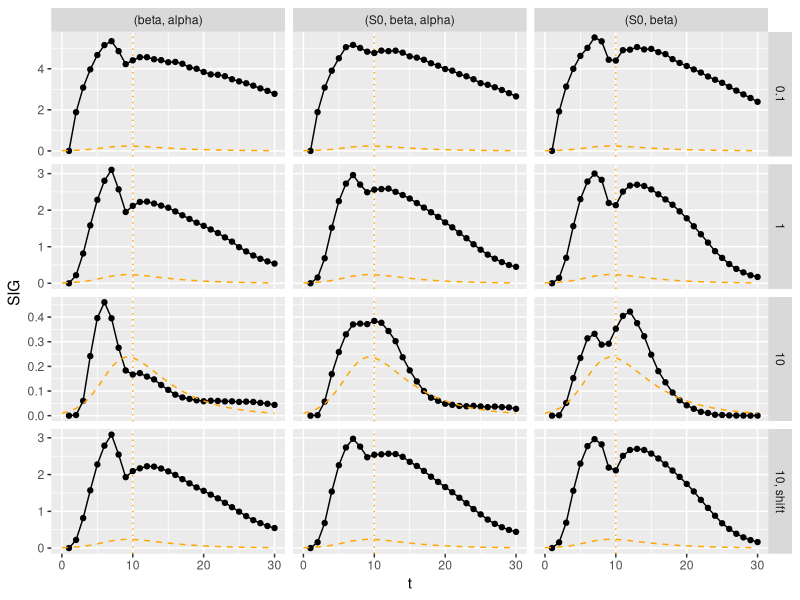
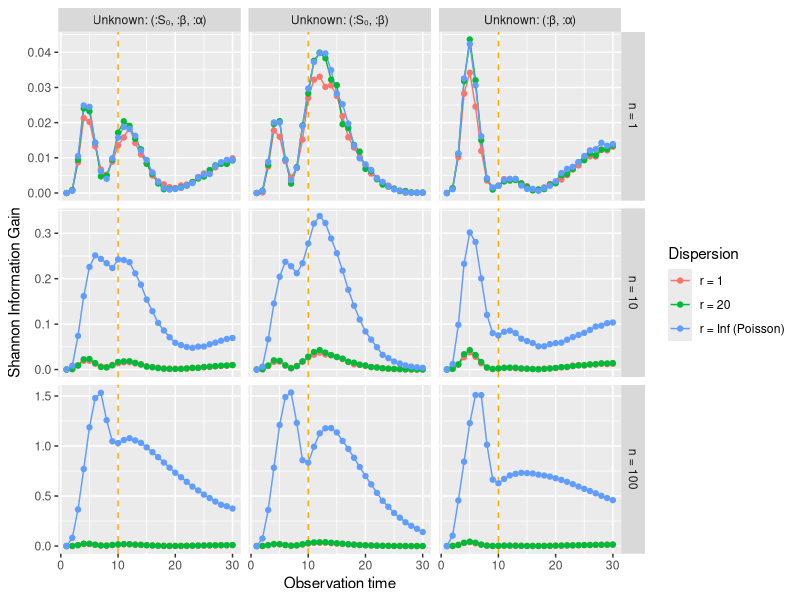

Write the R code that produced these figures, in order.
library(tidyverse)
library(ggthemes)

true_inf <- c(
    0.01, 0.017234986028274994, 0.029226916688214286, 0.0482619354074302, 0.07644676001950913, 0.11397801673090434, 0.15694203765403592,
    0.197068585361762, 0.22556384374277325, 0.23791293991026669, 0.2351898235396991, 0.22162345300496464, 0.2018696959400936, 
    0.1795447345733238, 0.15704515578805922, 0.13574849445435141, 0.11635024064541434, 0.09910377645846799, 0.08402199574081326, 0.0709903078468306, 0.059817465836561626, 0.05029848904490269, 0.04222657248401512, 0.03540215277236312, 
    0.029650387465228304, 0.024814410446680653, 0.02075294687536625, 0.017345265065778624, 0.014491436294653753, 0.012103619476697134, 0.010105741535796938
)
peak <- which.max(true_inf)

(notest <- read_csv("data/sims/single-obs-no-test.csv"))
(notest2 <- read_csv("data/sims/noise-of-inf-2-3.csv"))
(meanshift <- read_csv("data/sims/mean-shift.csv"))
(normshift <- read_csv("data/sims/single-observation/normal-03-07.csv"))

allres <- read_csv("data/sims/single-observation/allres-03-09.csv") |>
    select(utils, obs_model, obs_params, param_comb, true=θtrue) |>
    mutate(utils=str_replace_all(utils, "Any|\\[|\\]", ""), t=str_c(1:(length(true_inf)-1), collapse=",")) |>
    separate_rows(utils, t, sep=",", convert=TRUE)

# ggplot(notest, aes(t, SIG, col=as.factor(sd), group=as.factor(sd))) +
# notest2 |>
#     bind_rows(mutate="mu100")
#     mutate(sd = str_c(sd, "*I(t)")) |>
normshift |>
    filter(σ == 10) |>
    mutate(sd = str_c(σ, ", shift")) |>
    bind_rows(mutate(notest, sd=as.character(sd))) |>
    mutate(free=str_replace_all(free, c(":S₀" = "S0", ":β" = "beta", ":α"="alpha"))) |>
    ggplot(aes(t, SIG)) +
    geom_vline(xintercept=peak, col="orange", linetype="dotted") +
    geom_line() +
    geom_point() +
    geom_line(aes(t, true_inf), tibble(t=0:30, true_inf=true_inf), col="orange", linetype="dashed") +
    facet_grid(sd~free, scales="free_y")

mylab <- function(x) paste0("Unknown: ", x)

allres |>
    mutate(
        rate=ifelse(str_detect(obs_params, "r"), str_extract(obs_params, "r = \\d+"), "r = Inf (Poisson)"),
        ntest=str_extract(obs_params, "n = \\d+")
    ) |>
    # filter(obs_model == "neg_binom") |>
    ggplot(aes(t, utils, col=rate)) +
    geom_vline(xintercept=peak, col="orange", linetype="dashed") +
    geom_line() +
    geom_point() +
    facet_grid(ntest~param_comb, scales="free_y", labeller=labeller(param_comb=as_labeller(mylab))) +
    labs(x="Observation time", y="Shannon Information Gain", col="Dispersion")
